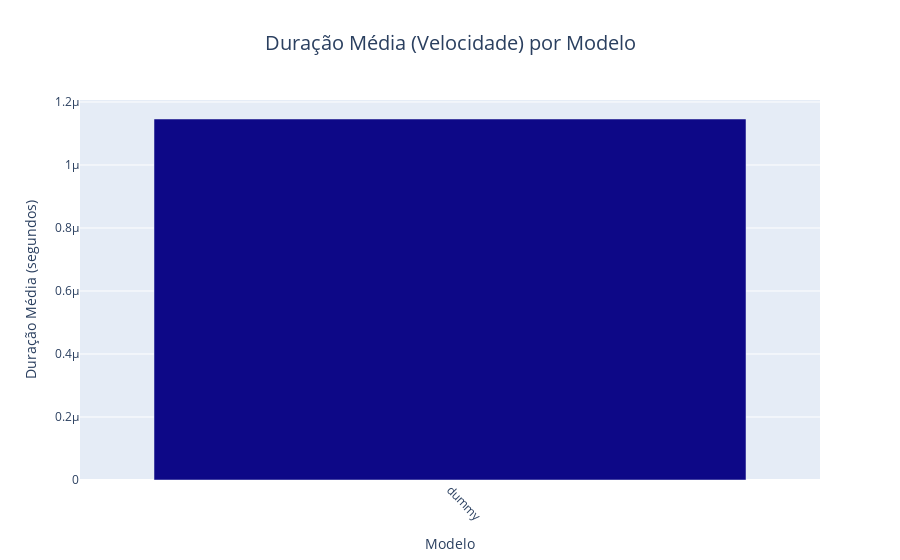

Notebook cell for this chart:
### Code cell
# Gráfico 2: Duração Média (Velocidade) por Modelo
if "df" in locals():
    avg_duration = df.groupby("model_name")["duration_seconds"].mean().reset_index()
    fig = px.bar(
        avg_duration,
        x="model_name",
        y="duration_seconds",
        color="model_name",
        title="Duração Média (Velocidade) por Modelo",
        labels={"model_name": "Modelo", "duration_seconds": "Duração Média (segundos)"},
        color_discrete_sequence=px.colors.sequential.Plasma,
    )

    fig.update_layout(
        title_font_size=20,
        title_x=0.5,
        xaxis_title_font_size=14,
        yaxis_title_font_size=14,
        showlegend=False,
    )
    fig.update_xaxes(tickangle=45)
    fig.show()

### Figure 1 — Plotly figure (JSON) as saved in the notebook; plotly's stock layout.template omitted (floating-point values rounded to 4 significant figures)
{"data": [{"hovertemplate": "Modelo=%{x}<br>Duração Média (segundos)=%{y}<extra></extra>", "legendgroup": "dummy", "marker": {"color": "#0d0887", "pattern": {"shape": ""}}, "name": "dummy", "orientation": "v", "showlegend": true, "textposition": "auto", "type": "bar", "x": ["dummy"], "xaxis": "x", "y": [1.146e-06], "yaxis": "y"}], "layout": {"barmode": "relative", "legend": {"title": {"text": "Modelo"}, "tracegroupgap": 0}, "showlegend": false, "title": {"font": {"size": 20}, "text": "Duração Média (Velocidade) por Modelo", "x": 0.5}, "xaxis": {"anchor": "y", "categoryarray": ["dummy"], "categoryorder": "array", "domain": [0.0, 1.0], "tickangle": 45, "title": {"font": {"size": 14}, "text": "Modelo"}}, "yaxis": {"anchor": "x", "domain": [0.0, 1.0], "title": {"font": {"size": 14}, "text": "Duração Média (segundos)"}}}}
